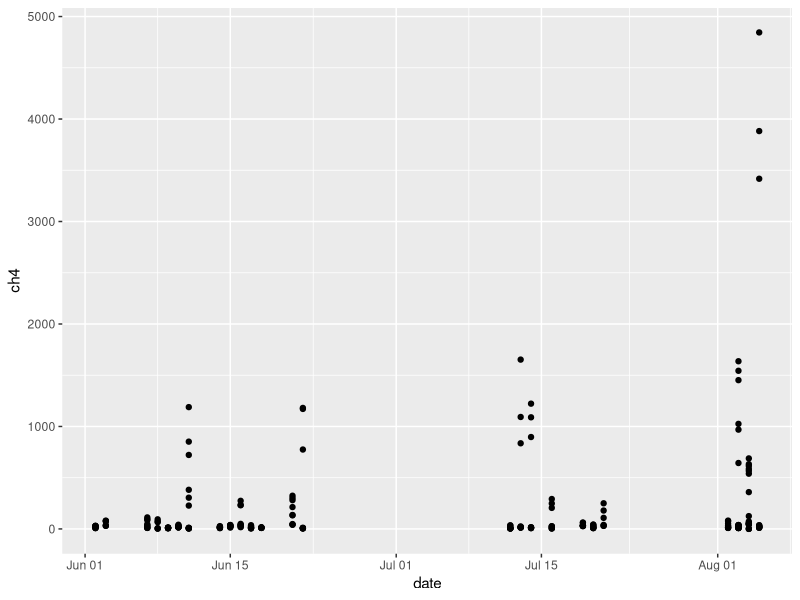
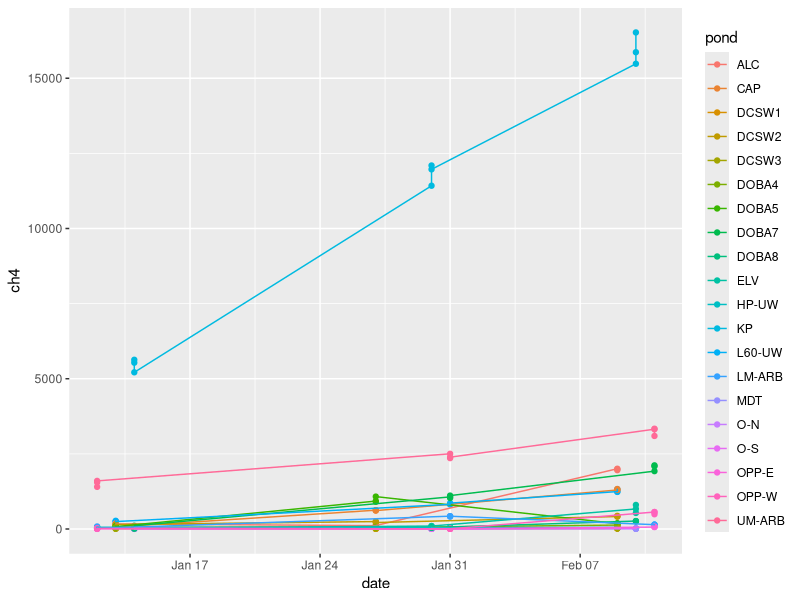

Recreate these plots in R, in order. (Note: this script raises an error after producing the figures.)
library(tidyverse)
library(patchwork)
gas_summer = read_csv('data/gas/tidy.summer21_01.csv')
gas_winter = read_csv('data/gas/tidy.dat.out.winter22.csv')

gas_summer<- gas_summer%>%
  mutate(season = "summer")%>%
  mutate(pond = replace(pond, pond == "HP", "HP-UW"))%>%
  mutate(dissolvedCO2 = dissolvedCO2 *1000000)%>%
  mutate(dissolvedCH4 = dissolvedCH4 *1000000)%>%
  mutate(dissolvedN2O = dissolvedN2O *1000000)
gas_winter<- gas_winter%>%
  mutate(season = "winter")%>%
  mutate(dissolvedCO2 = dissolvedCO2 *1000000)%>%
  mutate(dissolvedCH4 = dissolvedCH4 *1000000)%>%
  mutate(dissolvedN2O = dissolvedN2O *1000000)


#Combine
gas_seasons<- rbind(gas_summer, gas_winter)
gas_seasons<- gas_seasons%>%
  mutate(flags = ifelse(dissolvedCO2 < 0, "below CO2 detection",
                        ifelse(dissolvedN2O < 0, "below N2O detection", "")))%>%
  mutate(dissolvedCO2 = ifelse(flags == "below CO2 detection", 0, dissolvedCO2))%>%
  mutate(dissolvedN2O = ifelse(flags == "below N2O detection", 0, dissolvedN2O))%>%
  rename(dissolvedCH4_microMolar = dissolvedCH4)%>%
  rename(dissolvedCO2_microMolar = dissolvedCO2)%>%
  rename(dissolvedN2O_microMolar = dissolvedN2O)

  
write_csv(gas_seasons, "data/gas/ghg_ponds.csv")

g_L<- gas_seasons%>%
  mutate(ch4 = dissolvedCH4_microMolar * 16.043)%>%
  mutate(co2 = dissolvedCO2_microMolar* 16.043)%>%
  mutate(n2o = dissolvedN2O_microMolar* 16.043)

ggplot(dplyr::filter(g_L, season == "summer"))+
  geom_point(aes(x = date, y = ch4))
ggplot(dplyr::filter(g_L, season == "winter"))+
  geom_point(aes(x = date, y = ch4, color = pond))+
  geom_line(aes(x = date, y = ch4, color = pond))

summary_gL<- g_L%>%
  group_by(season)%>%
  summarize(ch4_mean = mean(ch4),
            co2_mean = mean(co2),
            ch4_min = min(ch4),
            ch4_max = max(ch4),
            co2_min = min(co2),
            co2_max = max(co2))

ggplot(data = dplyr::filter(gas_seasons, dissolvedCO2 *1000000 < 1000),aes(x = season, y = dissolvedCO2 *1000000, fill = season),  alpha = 0.3)+
  geom_boxplot()+
  geom_point(pch = 21, position = position_jitterdodge())

co2<-ggplot(data = gas_seasons,aes(x = as.factor(pond), y = dissolvedCO2 *1000000, fill = season),  alpha = 0.3)+
  geom_boxplot(outlier.size = 0)+
  geom_point(pch = 21, position = position_jitterdodge())+
  geom_hline(yintercept = 0, alpha = 0.8)+
  ylab(expression(paste('Dissolved Carbon Dioxide (',mu,'M)')))+
  xlab("")+
  scale_fill_manual(values = c('red4','lightblue4'))+
  theme_bw(base_size = 13)+
  theme(axis.text.x = element_text(angle = 90, vjust = 0.5, hjust=1, size = 15), legend.position = "none",
        axis.text.y = element_text(size = 15))

ch4<-ggplot((gas_seasons), aes(x = as.factor(pond), y = dissolvedCH4 *1000000, fill = season), alpha = 0.3)+
  geom_boxplot(outlier.size = 0)+
  geom_point(pch = 21, position = position_jitterdodge())+
  geom_hline(yintercept = 0, alpha = 0.8)+
  ylab(expression(paste('Dissolved Methane (',mu,'M)')))+
  xlab("")+
  scale_fill_manual(values = c('red4','lightblue4'))+
  theme_bw(base_size = 13)+
  theme(axis.text.x = element_text(angle = 90, vjust = 0.5, hjust=1, size = 15), legend.position = "none",
        axis.text.y = element_text(size = 15))

n2o<-ggplot(gas_seasons, aes(x = as.factor(pond), y = dissolvedN2O *1000000, fill = season), alpha = 0.3)+
  geom_boxplot(outlier.size = 0)+
  geom_point(pch = 21, position = position_jitterdodge())+
  geom_hline(yintercept = 0, alpha = 0.8)+
  ylab(expression(paste('Dissolved Nitrous Oxide (',mu,'M)')))+
  xlab("")+
  scale_fill_manual(values = c('red4','lightblue4'))+
  theme_bw(base_size = 13)+
  theme(axis.text.x = element_text(angle = 90, vjust = 0.5, hjust=1, size = 15), legend.position = "bottom",
        axis.text.y = element_text(size = 15))



co2/ch4/n2o

ggsave("figures/ghg_boxplot.png", width = 10, height = 12, units = 'in')
